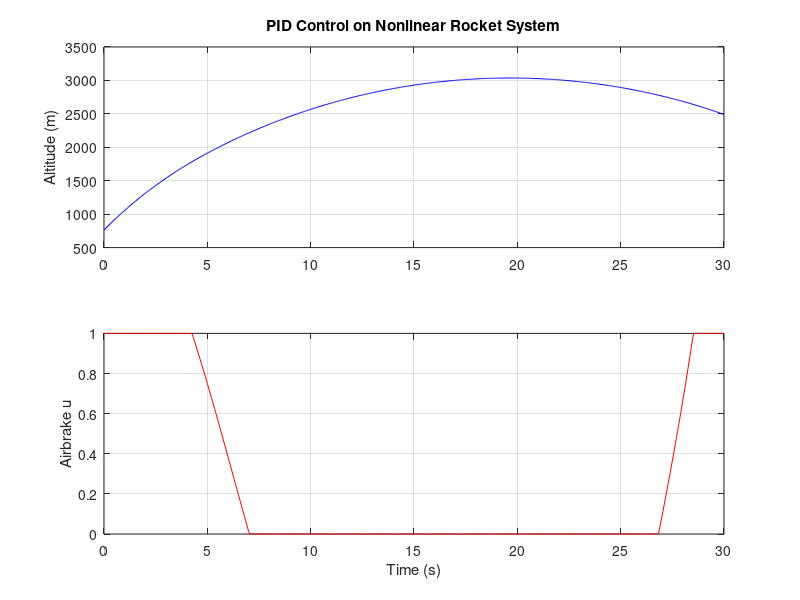

Reproduce this figure in MATLAB.
%% Constants
m = 32.267;
A_r = 0.019359; Cd = 0.5;
l_f = 0.07; l_eff = 0.05; w_f = 0.07;
a_max = asin(l_eff / l_f);
Cd_f = 1.5;
rho = 1.161; g = 9.8;

%% PID gains (tune these)
Kp = 0.005; Ki = 0.0002; Kd = 0.02;

%% Target
h_target = 2500;

%% Simulation setup
x = [746.2; 316.84]; % initial [altitude; velocity]
tspan = 0:0.05:30;
dt = 0.05;

X = zeros(length(tspan), 2);
U = zeros(length(tspan), 1);
I_err = 0;
prev_err = 0;

for k = 1:length(tspan)
    % Error terms
    err = h_target - x(1);
    d_err = (err - prev_err) / dt;
    I_err = I_err + err * dt;
    prev_err = err;

    % PID controller
    u = Kp * err + Ki * I_err + Kd * d_err;
    u = max(0, min(1, u)); % Saturate u

    % Store
    U(k) = u;

    % Nonlinear dynamics
    A_f = 4 * w_f * l_eff * sin(u * a_max)^2;
    D = Cd * A_r + Cd_f * A_f;
    v_dot = -g - (0.5 / m) * rho * x(2)^2 * D;

    % Integrate (Euler)
    x(1) = x(1) + x(2) * dt;
    x(2) = x(2) + v_dot * dt;

    X(k,:) = x;
end

%% Plot
figure;
subplot(2,1,1);
plot(tspan, X(:,1), 'b'); ylabel('Altitude (m)');
title('PID Control on Nonlinear Rocket System'); grid on;

subplot(2,1,2);
plot(tspan, U, 'r'); ylabel('Airbrake u'); xlabel('Time (s)'); grid on;
